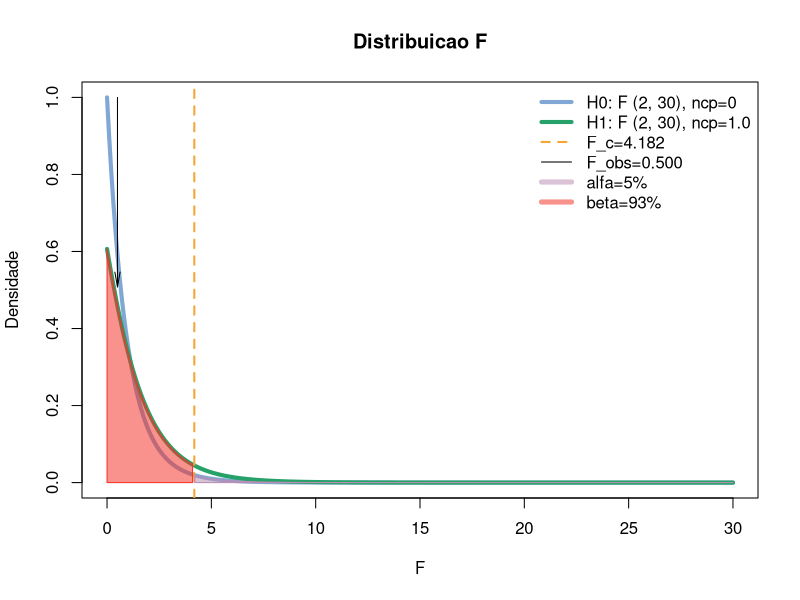
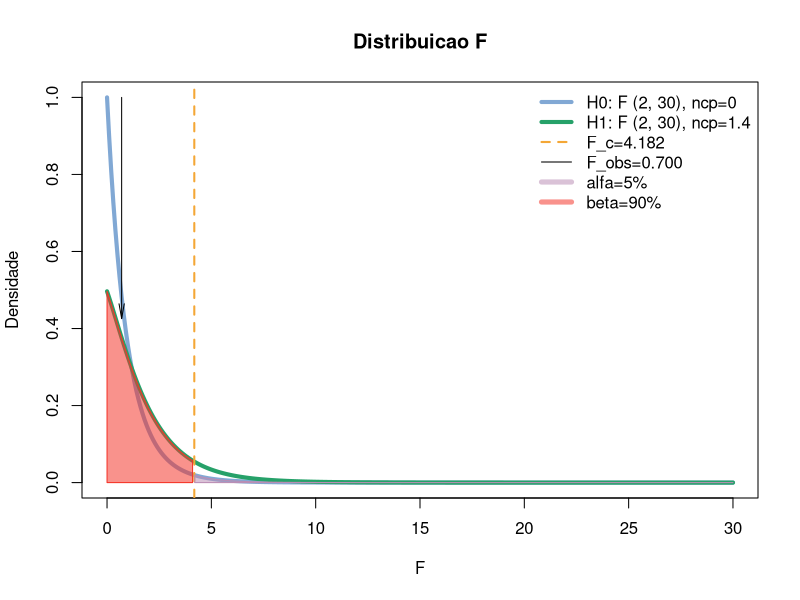
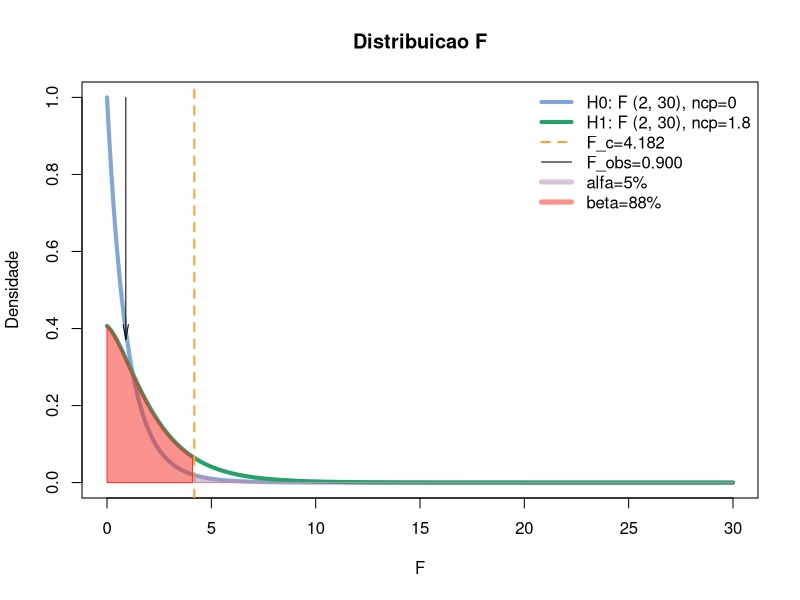
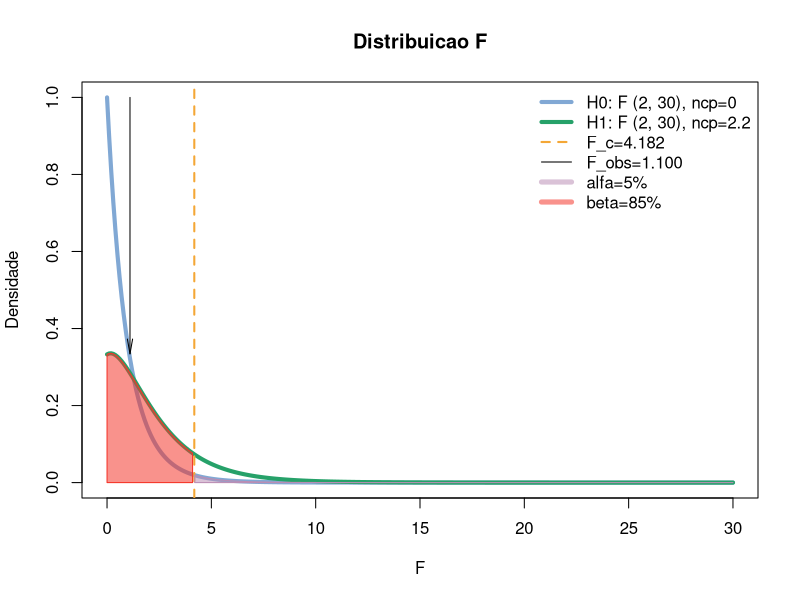
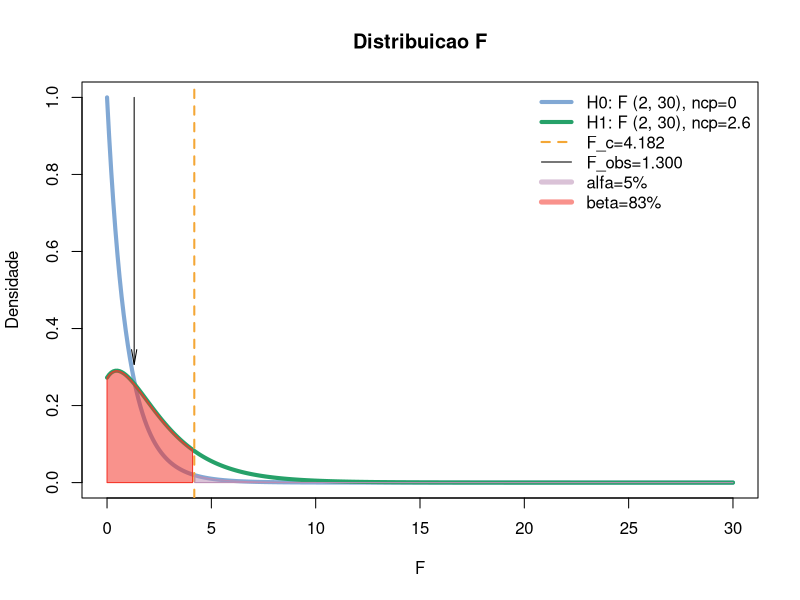
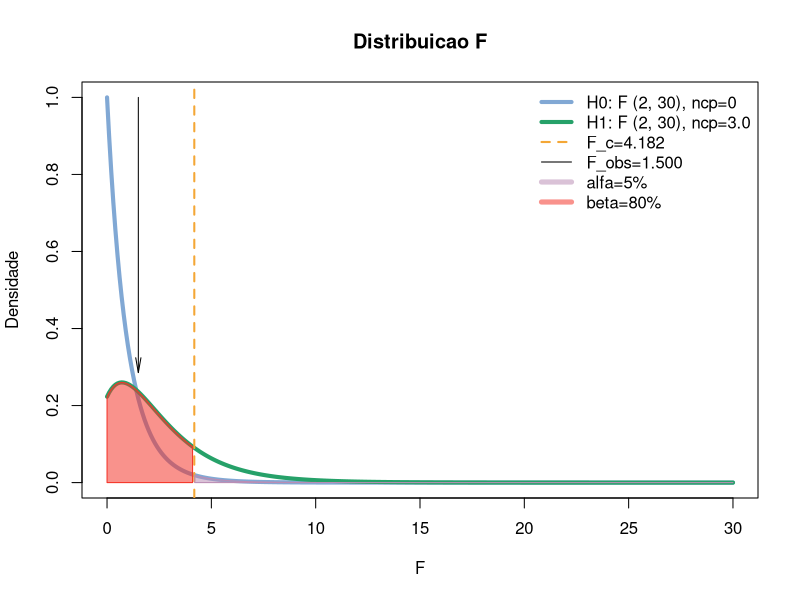
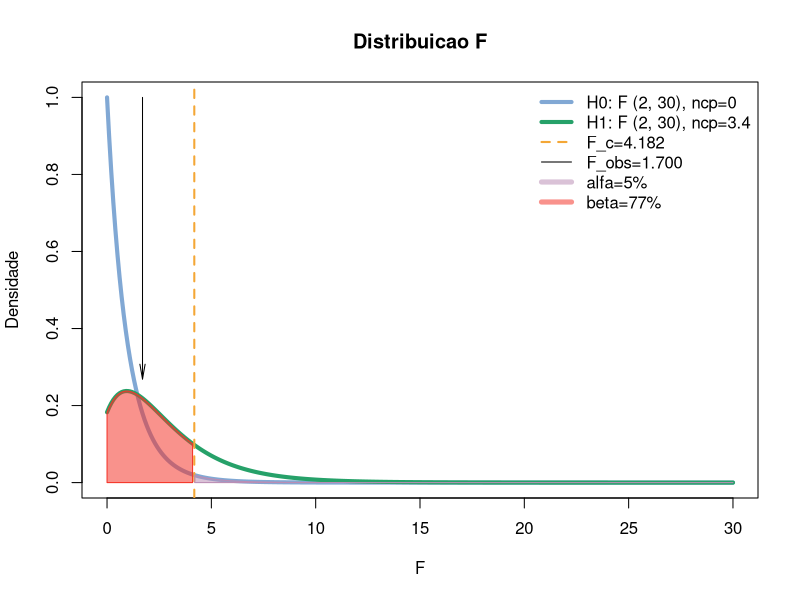
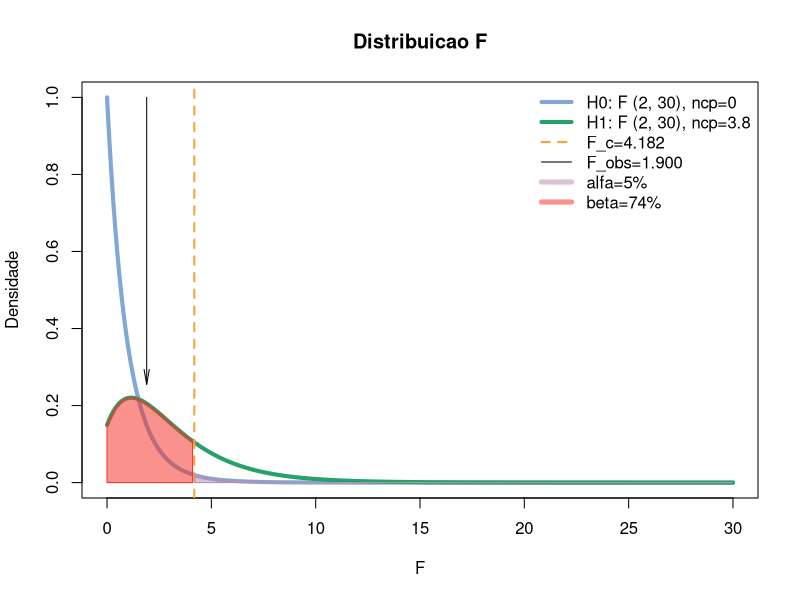

R code for these plots, in order: (Note: a time limit stopped this script after it produced the figures.)
alfa <- 0.05
z <- c()
range <- 30
h <- 0 # central
old_h <- -1

acm_h <- c()
acm_v1 <- c()
acm_v2 <- c()
acm_fc <- c()
acm_poder <- c()
acm_eta2 <- c()

# pdf("Experimento_Fobs_Poder_Eta2.pdf")

d <- 1 # direcao
while (1)
{
  if (d==1)
  {
    print ("---------------------------------------------------------")
    print ("Mostra distribuicoes F em loop: interrompa quando quiser.")
    gl1 <- c(2:5)
    gl2 <- c(seq(from=range, to=range+80, by=40))
    d <- 2
  } else
  {
    Sys.sleep(3)
    gl1 <- c(5:2)
    gl2 <- c(seq(from=range+80, to=range, by=-40))
    d <- 1
  }
  for (v1 in gl1)
  {
    if (v1 == 0) {v1 <- 1}
    for (v2 in gl2)
    {
      # valor critico, dado alfa
      uicF <- qf(1-alfa/2, df1=v1, df2=v2, ncp=0)
      print (paste("F (",v1,", ",v2,"), F critico = ",round(uicF,3),sep=""))
      # computa a distribuicao sob H0
      F <- c()
      dist_F <- c()     
      F_alfa <- c()
      dist_F_alfa <- c()     
      for (i in seq(from=0, to=range, by=0.1))
      {
        # valor F
        F <- c(F,i)
        # densidade
        dens <- df(i, df1=v1, df2=v2, ncp=0)
        dist_F <- c(dist_F,dens)
        # segmento acima de F critico sob H0
        if (i>=uicF) 
        {
          F_alfa <- c(F_alfa,i)
          dist_F_alfa <- c(dist_F_alfa,dens)
        } 
      }
      
      # computa as distribuicoes sob H1
      # hl <- c(seq(from=0.5,to=range-5,by=0.05),
      #         seq(from=range-5,to=0.5,by=-0.05))
      hl <- c(seq(from=0.5,to=uicF-0.25,by=0.2),
              seq(from=uicF-0.25,to=uicF+0.25,by=0.1),
              seq(from=uicF+0.25,to=range/4,by=0.4),
              seq(from=range/4,to=range-5,by=0.6),
              seq(from=range-5,to=range/4,by=-0.6),
              seq(from=range/4,to=uicF+0.25,by=-0.4),
              seq(from=uicF+0.25,to=uicF-0.25,by=-0.1),
              seq(from=uicF-0.25,to=0.5,by=-0.2)
      )
      for (h in hl)
      {
        # parametro de nao-centralidade
        eta2 <- v1*h/(v1*h+v2)
        f2 <- eta2/(1-eta2)
        ncp <- v2*f2 
        beta <- pf(uicF, df1=v1, df2=v2, ncp)
        
        acm_v1 <- c(acm_v1,v1)
        acm_v2 <- c(acm_v2,v2)
        acm_h <- c(acm_h,h)
        acm_fc <- c(acm_fc,uicF)
        acm_poder <- c(acm_poder,1-beta)
        acm_eta2 <- c(acm_eta2,eta2)
        
        # computa a distribuicao sob H1 no mesmo range de H0
        dist_Fncp <- c()
        Fncp_beta <- c()
        dist_Fncp_beta <- c()     
        # posicao de F observado
        fobs_x <- h
        fobs_y <- df(h, df1=v1, df2=v2, ncp=ncp)
        for (i in F)
        {
          dens <- df(i, df1=v1, df2=v2, ncp=ncp)
          dist_Fncp <- c(dist_Fncp,dens)
          # segmento abaixo de F critico sob H1
          if (i <= uicF) 
          {
            Fncp_beta <- c(Fncp_beta,i)
            dist_Fncp_beta <- c(dist_Fncp_beta,dens)
          }
        }
        # F sob H0
        plot(F,dist_F, main="Distribuicao F",
             xlab="F", ylab="Densidade",
             ylim=c(0,1),
             col="#437DBFaa",
             lwd=4,
             type = "l")
        # F sob H1, ncp > 0
        lines (F,dist_Fncp,col="#26a169",lwd=4)
        # F critico
        abline(v=uicF,col="#F4A736",lwd=2,lty=2)
        # hachura alfa e beta
        F_alfa <- c(min(F_alfa),F_alfa,max(F_alfa))
        dist_F_alfa <- c(0,dist_F_alfa,0)
        polygon(F_alfa,dist_F_alfa,col="#BA8DB488", border="#BA8DB4")
        Fncp_beta <- c(min(Fncp_beta),Fncp_beta,max(Fncp_beta))
        dist_Fncp_beta <- c(0,dist_Fncp_beta,0)
        polygon(Fncp_beta,dist_Fncp_beta,col="#f4332888", border="#f43328")
        # seta, posicao de H1
        arrows(fobs_x,1,fobs_x,fobs_y+0.05,length=0.15,angle=10,lwd=1)
        # legenda
        posleg <- "topright"
        legend(posleg,
               c(paste("H0: F (",v1,", ",v2,")",", ncp=0", sep=""),
                 paste("H1: F (",v1,", ",v2,"), ncp=",format(round(ncp,1), nsmall = 1),sep=""),
                 paste("F_c=",format(round(uicF,3),nsmall = 3),sep=""),
                 paste("F_obs=",format(round(h,3),nsmall=3),sep=""),
                 paste("alfa=",round(alfa*100,0),"%",sep=""),
                 paste("beta=",round(beta*100,0),"%",sep="")
               ),
               col=c("#437DBFaa","#26a169","#F4A736","#000000","#BA8DB488","#f4332888"),
               lwd=c(4,4,2,1,5,5),
               lty=c(1,1,2,1,1,1),
               box.lwd=0, bg="transparent")
        
        # pausa
        tempo <- 0.1
        Sys.sleep(tempo)
      }
      
      acm_v1 <- c(acm_v1,NA)
      acm_v2 <- c(acm_v2,NA)
      acm_fc <- c(acm_fc,NA)
      acm_h <- c(acm_h,NA)
      acm_poder <- c(acm_poder,NA)
      acm_eta2 <- c(acm_eta2,NA)
      
    }
    plot(acm_h[acm_v1==v1],acm_poder[acm_v1==v1], type='l',lty=2, main=paste("v1 =",v1))
    for (i in 2:length(acm_h)) 
    {
      if (is.na(acm_h[i])) {next} 
      if (acm_v1[i]!=v1) {next}
      if (acm_h[i]<=acm_fc[i])
      { 
        lines(c(acm_h[i-1],acm_h[i]), c(acm_poder[i-1],acm_poder[i]),lwd=3,col="blue") 
      } 
    }    
    plot(acm_h[acm_v1==v1],acm_eta2[acm_v1==v1], type='l',lty=2, main=paste("v1 =",v1))
    for (i in 2:length(acm_h)) 
    {
      if (is.na(acm_h[i])) {next} 
      if (acm_v1[i]!=v1) {next}
      if (acm_h[i]<=acm_fc[i])
      { 
        lines(c(acm_h[i-1],acm_h[i]), c(acm_eta2[i-1],acm_eta2[i]),lwd=3,col="blue") 
      } 
    }    
    plot(acm_poder[acm_v1==v1],acm_eta2[acm_v1==v1], type='l',lty=2, main=paste("v1 =",v1))
    for (i in 2:length(acm_h)) 
    {
      if (is.na(acm_h[i])) {next} 
      if (acm_v1[i]!=v1) {next}
      if (acm_h[i]<=acm_fc[i])
      { 
        lines(c(acm_poder[i-1],acm_poder[i]), c(acm_eta2[i-1],acm_eta2[i]),lwd=3,col="blue") 
      } 
    }    
  }
  break
}

dev.off()
